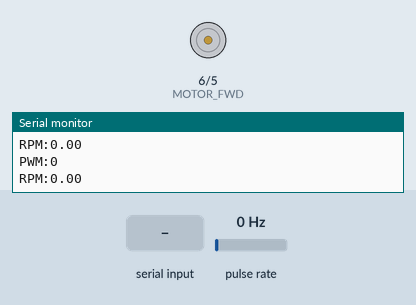
Simulated run of this sketch. Board: Arduino Uno, built with avr-gcc and run on an emulated ATmega328P. Parts: motor-driver pin pairs drawn as motors (green arrow = first pin HIGH = forward, orange = second pin HIGH = backward, longer = more drive), the last lines printed to the serial monitor. Wiring (inferred from the names in the program): pulse sensor: data pin 2. The test bench sets the inputs (shaded band); at power-on: pulse rate 0 Hz.

Above: at 1.2 s.
1.3 s: "90,45\n" received over Serial
At 2.5 s:
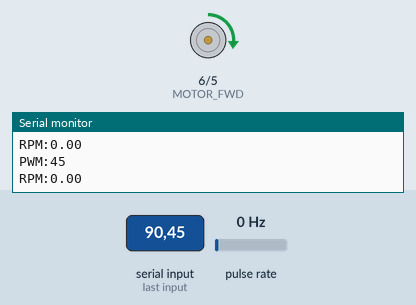
2.8 s: "30,150\n" received over Serial
At 3.7 s:
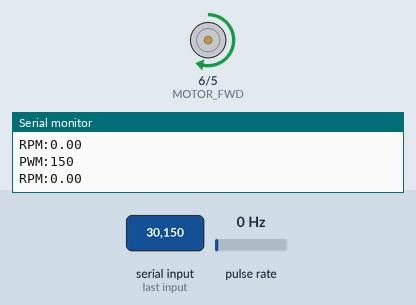
4.3 s: "200\n" received over Serial
At 4.8 s:
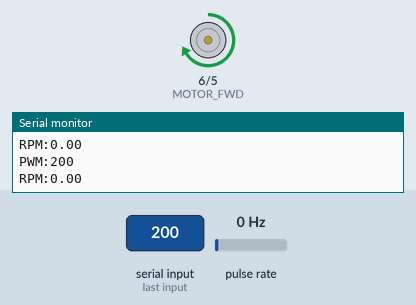
5.8 s: "90\n" received over Serial
At 7.1 s:
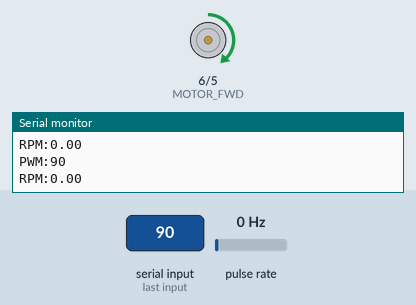
Timing chart, 0 to 8.3 s (numbered marks = the images above; inputs shaded):
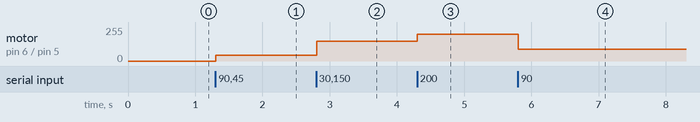

Measured:
- after the input at 1.3 s, motor on pin 6 (MOTOR_FWD) / pin 5 (MOTOR_REV): stopped → forward 45/255 at once
- after the input at 2.8 s, motor on pin 6 (MOTOR_FWD) / pin 5 (MOTOR_REV): forward 45/255 → forward 150/255 at once
- after the input at 4.3 s, motor on pin 6 (MOTOR_FWD) / pin 5 (MOTOR_REV): forward 150/255 → forward 200/255 at once
- after the input at 5.8 s, motor on pin 6 (MOTOR_FWD) / pin 5 (MOTOR_REV): forward 200/255 → forward 90/255 at once

The sketch:

1_modeling.ino
```cpp
#define MOTOR_FWD     6 // Motor Forward pin
#define MOTOR_REV     5 // Motor Reverse pin
#define ENCODER_PIN1  2 // Encoder Output 'A' must connected with intreput pin of arduino.
#define ENCODER_PIN2  3 // Encoder Output 'B' must connected with intreput pin of arduino.
#define PPR           7 // Encoder Pulses per Revolution (from datasheet)
#define GEAR_RATIO  300 // Gear Ratio from experiment (with load R = 5kΩ)

volatile int lastEncoded = 0;
volatile int pulseCount = 0;
volatile long encoderValue = 0;

unsigned long currentTime = 0;
unsigned long lastTime = 0;
unsigned long dt = 0;
float Ts = 100;

int motorSpeed = 0;
int PWM_in = 0;
float RPM = 0;

void setup() {
    Serial.begin(9600);

    pinMode(MOTOR_FWD, OUTPUT);
    pinMode(MOTOR_REV, OUTPUT);

    pinMode(ENCODER_PIN1, INPUT_PULLUP);
    attachInterrupt(digitalPinToInterrupt(ENCODER_PIN1), countPulse, RISING);

    lastTime = millis();
}

void loop() {
    // If there are new data of serial monitor
    if (Serial.available() > 1 || Serial.available() < -1) {
        PWM_in = Serial.parseInt();

        if (PWM_in >= 0 && PWM_in <= 255) {
        //    Serial.print("New (+) speed = ");
        //    Serial.println(PWM_in);

            motorSpeed = PWM_in;
            analogWrite(MOTOR_FWD, motorSpeed);
        }
        else if (PWM_in < 0 && PWM_in >= -255) {
        //    Serial.print("New (-) speed = ");
        //    Serial.println(PWM_in);

            motorSpeed = -PWM_in;
            analogWrite(MOTOR_REV, motorSpeed);
        }
    }

    currentTime = millis();
    dt = currentTime - lastTime;

    // RPM calculation any Ts millisecond
    if (dt >= Ts) {
        detachInterrupt(digitalPinToInterrupt(ENCODER_PIN1));

        /*
            +----------------+
            |RPM calculaition|
            +----------------+

            RPM = (pulses / revolutions per cycle) * (60 sec./min.)

            Example: the encoder has 9 pulses/rev. --> PPR = 9
        */

        RPM = (pulseCount / ((float)PPR * GEAR_RATIO)) * 60.0 / (Ts/1000);

        pulseCount = 0;
        lastTime = currentTime;

        attachInterrupt(digitalPinToInterrupt(ENCODER_PIN1), countPulse, RISING);

        // Plots
        Serial.print("PWM:");
        Serial.println(PWM_in);

        Serial.print("RPM:");
        Serial.println(RPM);
    }
}

// ISR: count pulses via encoder
void countPulse() {
    pulseCount++;
}
```
